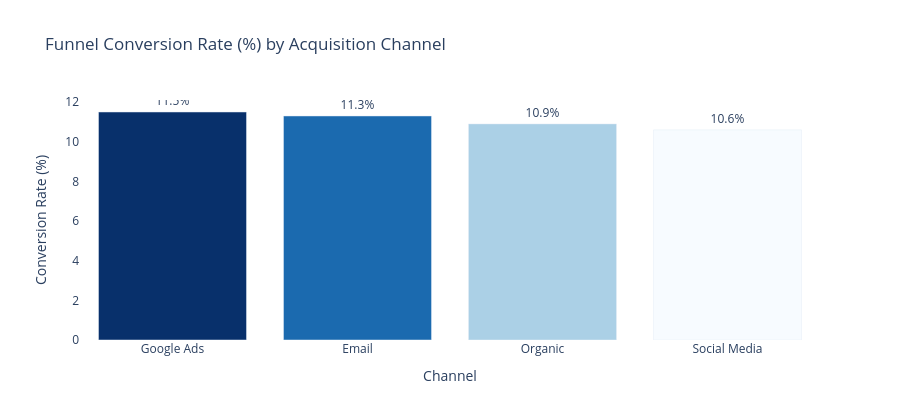

This figure's notebook cell:
### Markdown cell above
## Section 6: Drop-off Analysis by Acquisition Channel

### Code cell
# ============================================================
# SECTION 6: ACQUISITION CHANNEL ANALYSIS
# Fig 7 — Conversion rate by channel (Plotly)
# Fig 8 — Revenue by channel
# ============================================================

channels = ['Google Ads', 'Organic', 'Email', 'Social Media']
channel_funnel = {}
for ch in channels:
    users = df_browse[df_browse['Channel'] == ch].index
    channel_funnel[ch] = {
        s: df[(df['User_ID'].isin(users)) & (df['Event'] == s)]['User_ID'].nunique()
        for s in stages_order
    }

channel_df = pd.DataFrame(channel_funnel).T
channel_df['Conv_Rate'] = (channel_df['Purchase'] / channel_df['Browse'] * 100).round(1)
channel_df = channel_df.reset_index().rename(columns={'index': 'Channel'})

print("Conversion rate by channel:")
print(channel_df[['Channel','Browse','Purchase','Conv_Rate']].to_string(index=False))

# Fig 7 — Conversion rate bar (Plotly)
fig7 = px.bar(channel_df.sort_values('Conv_Rate', ascending=False),
              x='Channel', y='Conv_Rate',
              text='Conv_Rate',
              color='Conv_Rate',
              color_continuous_scale='Blues',
              title='Funnel Conversion Rate (%) by Acquisition Channel')
fig7.update_traces(texttemplate='%{text}%', textposition='outside')
fig7.update_layout(coloraxis_showscale=False, plot_bgcolor='white',
                   paper_bgcolor='white', yaxis_title='Conversion Rate (%)', height=420)
fig7.show()
fig7.write_image('fig7_channel_conversion.png')
print("\nSaved: fig7_channel_conversion.png")

### Figure 1 — Plotly figure (JSON) as saved in the notebook; plotly's stock layout.template omitted (floating-point values rounded to 4 significant figures)
{"data": [{"hovertemplate": "Channel=%{x}<br>Conv_Rate=%{marker.color}<extra></extra>", "legendgroup": "", "marker": {"color": [11.5, 11.3, 10.9, 10.6], "coloraxis": "coloraxis", "pattern": {"shape": ""}}, "name": "", "orientation": "v", "showlegend": false, "text": [11.5, 11.3, 10.9, 10.6], "textposition": "outside", "texttemplate": "%{text}%", "type": "bar", "x": ["Google Ads", "Email", "Organic", "Social Media"], "xaxis": "x", "y": [11.5, 11.3, 10.9, 10.6], "yaxis": "y"}], "layout": {"barmode": "relative", "coloraxis": {"colorbar": {"title": {"text": "Conv_Rate"}}, "colorscale": [[0, "rgb(247,251,255)"], [0.125, "rgb(222,235,247)"], [0.25, "rgb(198,219,239)"], [0.375, "rgb(158,202,225)"], [0.5, "rgb(107,174,214)"], [0.625, "rgb(66,146,198)"], [0.75, "rgb(33,113,181)"], [0.875, "rgb(8,81,156)"], [1, "rgb(8,48,107)"]], "showscale": false}, "height": 420, "legend": {"tracegroupgap": 0}, "paper_bgcolor": "white", "plot_bgcolor": "white", "title": {"text": "Funnel Conversion Rate (%) by Acquisition Channel"}, "xaxis": {"anchor": "y", "domain": [0, 1], "title": {"text": "Channel"}}, "yaxis": {"anchor": "x", "domain": [0, 1], "title": {"text": "Conversion Rate (%)"}}}}
